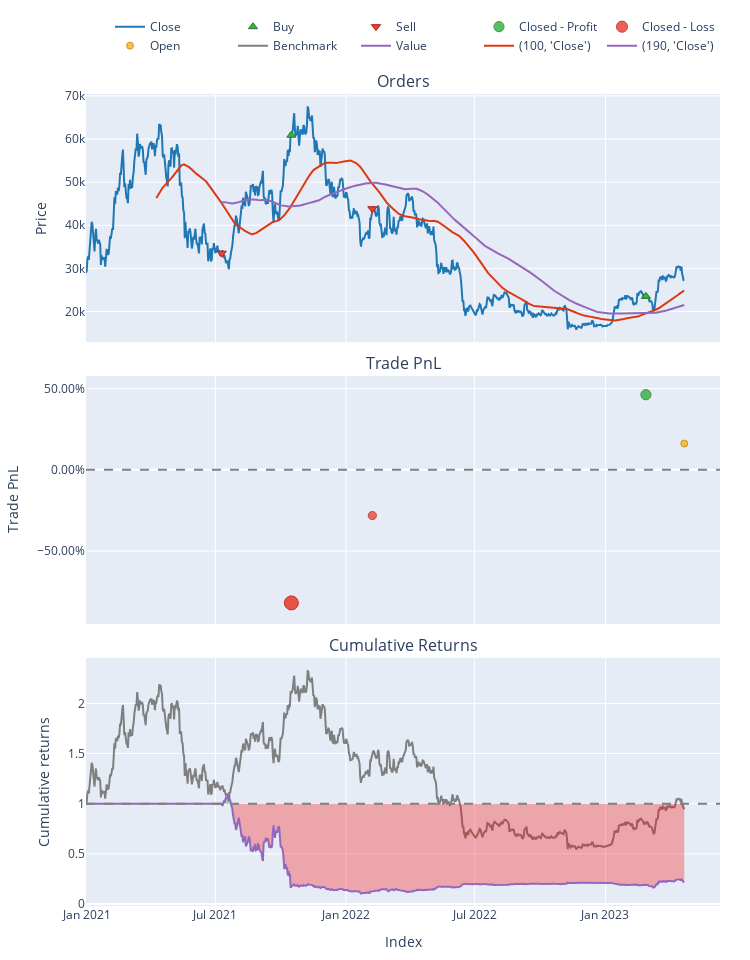

Write notebook code for a chart like this one.
### Code cell
fig = pf.plot(subplots=['orders','trade_pnl','cum_returns'])
fast_ma.ma.vbt.plot(fig=fig)
slow_ma.ma.vbt.plot(fig=fig)
fig.show()

### Figure 1 — Plotly figure (JSON) as saved in the notebook; plotly's stock layout.template omitted (floating-point values rounded to 4 significant figures; data arrays with more than 128 entries replaced by an {"elided": "..."} marker saying what was removed)
{"data": [{"legendgroup": "0", "line": {"color": "#1f77b4"}, "name": "Close", "showlegend": true, "type": "scatter", "uid": "26349b88-4aab-4588-8dbe-67323ac96063", "x": {"elided": "843 str values"}, "xaxis": "x", "y": {"elided": "843 float values"}, "yaxis": "y"}, {"customdata": [[1, 655.6, 39920.0], [3, 221.2, 5204.0]], "hovertemplate": "Order Id: %{customdata[0]}<br>Timestamp: %{x}<br>Price: %{y}<br>Size: %{customdata[1]:.6f}<br>Fees: %{customdata[2]:.6f}", "legendgroup": "1", "marker": {"color": "#37B13F", "line": {"color": "rgb(38,123,44)", "width": 1}, "size": 8, "symbol": "triangle-up"}, "mode": "markers", "name": "Buy", "type": "scatter", "uid": "7dd49ac7-0924-4598-981f-57ddd29f900e", "x": ["2021-10-16T00:00:00+00:00", "2023-02-27T00:00:00+00:00"], "xaxis": "x", "y": [60890.0, 23520.0], "yaxis": "y"}, {"customdata": [[0, 596.1, 19980.0], [2, 118.9, 5215.0]], "hovertemplate": "Order Id: %{customdata[0]}<br>Timestamp: %{x}<br>Price: %{y}<br>Size: %{customdata[1]:.6f}<br>Fees: %{customdata[2]:.6f}", "legendgroup": "2", "marker": {"color": "#EA4335", "line": {"color": "rgb(181,31,18)", "width": 1}, "size": 8, "symbol": "triangle-down"}, "mode": "markers", "name": "Sell", "type": "scatter", "uid": "cc886e38-2eb8-400e-8574-52bc0d806ef0", "x": ["2021-07-10T00:00:00+00:00", "2022-02-07T00:00:00+00:00"], "xaxis": "x", "y": [33520.0, 43840.0], "yaxis": "y"}, {"customdata": [[2, 2, 1203000.0, 0.4619]], "hovertemplate": "Exit Trade Id: %{customdata[0]}<br>Position Id: %{customdata[1]}<br>Exit Timestamp: %{x}<br>PnL: %{customdata[2]:.6f}<br>Return: %{customdata[3]:.2%}", "legendgroup": "3", "marker": {"color": "#37B13F", "line": {"color": "rgb(38,123,44)", "width": 1}, "opacity": [0.8185], "size": [10.2], "symbol": "circle"}, "mode": "markers", "name": "Closed - Profit", "type": "scatter", "uid": "c21af83f-ff07-4e26-8a6c-e79518ef7ca9", "x": ["2023-02-27T00:00:00+00:00"], "xaxis": "x2", "y": [0.4619], "yaxis": "y2"}, {"customdata": [[0, 0, -16370000.0, -0.8194], [1, 1, -1021000.0, -0.2818]], "hovertemplate": "Exit Trade Id: %{customdata[0]}<br>Position Id: %{customdata[1]}<br>Exit Timestamp: %{x}<br>PnL: %{customdata[2]:.6f}<br>Return: %{customdata[3]:.2%}", "legendgroup": "4", "marker": {"color": "#EA4335", "line": {"color": "rgb(181,31,18)", "width": 1}, "opacity": [0.9, 0.7775], "size": [14, 8.282], "symbol": "circle"}, "mode": "markers", "name": "Closed - Loss", "type": "scatter", "uid": "d99ebc24-337b-415a-b234-adba665ec299", "x": ["2021-10-16T00:00:00+00:00", "2022-02-07T00:00:00+00:00"], "xaxis": "x2", "y": [-0.8194, -0.2818], "yaxis": "y2"}, {"customdata": [[3, 3, 613700.0, 0.1612]], "hovertemplate": "Exit Trade Id: %{customdata[0]}<br>Position Id: %{customdata[1]}<br>Exit Timestamp: %{x}<br>PnL: %{customdata[2]:.6f}<br>Return: %{customdata[3]:.2%}", "legendgroup": "5", "marker": {"color": "#FFAA00", "line": {"color": "rgb(178,118,0)", "width": 1}, "opacity": [0.75], "size": [7], "symbol": "circle"}, "mode": "markers", "name": "Open", "type": "scatter", "uid": "f3b786d8-092c-4151-bf24-3cfa1ec64312", "x": ["2023-04-22T00:00:00+00:00"], "xaxis": "x2", "y": [0.1612], "yaxis": "y2"}, {"legendgroup": "6", "line": {"color": "#7f7f7f"}, "name": "Benchmark", "showlegend": true, "type": "scatter", "uid": "69c2d581-2262-49f1-8855-6d9dfd544685", "x": {"elided": "843 str values"}, "xaxis": "x3", "y": {"elided": "843 float values"}, "yaxis": "y3"}, {"hoverinfo": "skip", "legendgroup": "7", "line": {"color": "rgba(0, 0, 0, 0)", "width": 0}, "opacity": 0, "showlegend": false, "type": "scatter", "uid": "e449688b-f7d4-4693-a092-4d9b0d4f0233", "x": {"elided": "843 str values"}, "xaxis": "x3", "y": {"elided": "843 int values"}, "yaxis": "y3"}, {"connectgaps": false, "fill": "tonexty", "fillcolor": "rgba(0, 128, 0, 0.3)", "hoverinfo": "skip", "legendgroup": "7", "line": {"color": "rgba(0, 0, 0, 0)", "width": 0}, "opacity": 0, "showlegend": false, "type": "scatter", "uid": "553aabfe-f312-4bd6-9f49-1c07f7b3b4ac", "x": {"elided": "843 str values"}, "xaxis": "x3", "y": {"elided": "843 float values"}, "yaxis": "y3"}, {"hoverinfo": "skip", "legendgroup": "7", "line": {"color": "rgba(0, 0, 0, 0)", "width": 0}, "opacity": 0, "showlegend": false, "type": "scatter", "uid": "c346a75e-410f-4f02-b5f0-cf11031ac548", "x": {"elided": "843 str values"}, "xaxis": "x3", "y": {"elided": "843 int values"}, "yaxis": "y3"}, {"connectgaps": false, "fill": "tonexty", "fillcolor": "rgba(255, 0, 0, 0.3)", "hoverinfo": "skip", "legendgroup": "7", "line": {"color": "rgba(0, 0, 0, 0)", "width": 0}, "opacity": 0, "showlegend": false, "type": "scatter", "uid": "68feaa32-7876-4605-9076-4ac439b26bd9", "x": {"elided": "843 str values"}, "xaxis": "x3", "y": {"elided": "843 float values"}, "yaxis": "y3"}, {"legendgroup": "8", "line": {"color": "#9467bd"}, "name": "Value", "showlegend": true, "type": "scatter", "uid": "d6215bf7-a2cb-4ee1-b58e-24f750e03f6b", "x": {"elided": "843 str values"}, "xaxis": "x3", "y": {"elided": "843 float values"}, "yaxis": "y3"}, {"hoverinfo": "skip", "legendgroup": "7", "line": {"color": "rgba(0, 0, 0, 0)", "width": 0}, "opacity": 0, "showlegend": false, "type": "scatter", "uid": "e7e116ee-3701-44f9-99b4-8bef8951fedd", "x": {"elided": "843 str values"}, "xaxis": "x3", "y": {"elided": "843 int values"}, "yaxis": "y3"}, {"name": "(100, 'Close')", "showlegend": true, "type": "scatter", "uid": "2a3fb024-992b-43cd-afbe-64c933e26a19", "x": {"elided": "843 str values"}, "y": {"elided": "843 float values"}}, {"name": "(190, 'Close')", "showlegend": true, "type": "scatter", "uid": "77085cd5-bf35-4b37-be04-de9a33e5cbda", "x": {"elided": "843 str values"}, "y": {"elided": "843 float values"}}], "layout": {"annotations": [{"font": {"size": 16}, "showarrow": false, "text": "Orders", "x": 0.5, "xanchor": "center", "xref": "paper", "y": 1, "yanchor": "bottom", "yref": "paper"}, {"font": {"size": 16}, "showarrow": false, "text": "Trade PnL", "x": 0.5, "xanchor": "center", "xref": "paper", "y": 0.6528, "yanchor": "bottom", "yref": "paper"}, {"font": {"size": 16}, "showarrow": false, "text": "Cumulative Returns", "x": 0.5, "xanchor": "center", "xref": "paper", "y": 0.3056, "yanchor": "bottom", "yref": "paper"}], "height": 960, "legend": {"orientation": "h", "traceorder": "normal", "x": 1, "xanchor": "right", "y": 1.042, "yanchor": "bottom"}, "margin": {"b": 30, "l": 30, "r": 30, "t": 30}, "shapes": [{"line": {"color": "gray", "dash": "dash"}, "type": "line", "x0": 0, "x1": 1, "xref": "paper", "y0": 0, "y1": 0, "yref": "y2"}, {"line": {"color": "gray", "dash": "dash"}, "type": "line", "x0": 0, "x1": 1, "xref": "paper", "y0": 1, "y1": 1, "yref": "y3"}], "showlegend": true, "width": 750, "xaxis": {"anchor": "y", "domain": [0, 1], "matches": "x3", "showticklabels": false}, "xaxis2": {"anchor": "y2", "domain": [0, 1], "matches": "x3", "showticklabels": false}, "xaxis3": {"anchor": "y3", "domain": [0, 1], "title": {"text": "Index"}}, "yaxis": {"anchor": "x", "domain": [0.6944, 1], "title": {"text": "Price"}}, "yaxis2": {"anchor": "x2", "domain": [0.3472, 0.6528], "tickformat": ".2%", "title": {"text": "Trade PnL"}}, "yaxis3": {"anchor": "x3", "domain": [0, 0.3056], "title": {"text": "Cumulative returns"}}}}
